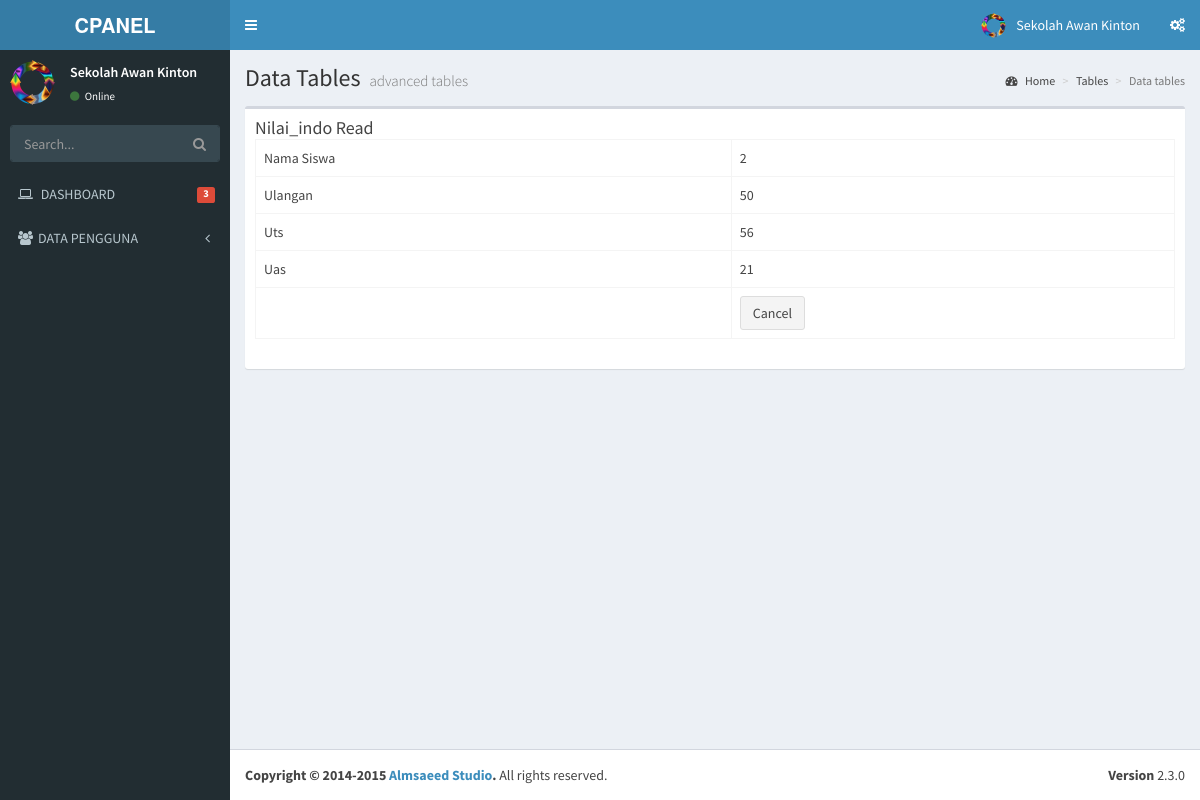
The page /nilai_indo/read/2 on the database its author committed.
### tables this page shows
CREATE TABLE `menu` (
  `id` int(11) NOT NULL,
  `name` varchar(50) NOT NULL,
  `link` varchar(50) NOT NULL,
  `icon` varchar(30) NOT NULL,
  `is_active` int(1) NOT NULL,
  `is_parent` int(1) NOT NULL
);

CREATE TABLE `nilai_indo` (
  `id` int(11) NOT NULL,
  `nama_siswa` varchar(50) NOT NULL,
  `ulangan` int(11) NOT NULL,
  `uts` int(11) NOT NULL,
  `uas` int(11) NOT NULL
);

### application/libraries/Template.php (called while the page is built)
<?php if ( ! defined('BASEPATH')) exit('No direct script access allowed');
class Template {
		var $template_data = array();
		function set($name, $value)
		{
			$this->template_data[$name] = $value;
		}
		function load($template = '', $view = '' , $view_data = array(), $return = FALSE)
		{
			$this->CI =& get_instance();
			$this->set('contents', $this->CI->load->view($view, $view_data, TRUE));
			return $this->CI->load->view($template, $this->template_data, $return);
		}
}

### application/controllers/Nilai_indo.php (called while the page is built, shortened)
<?php
class Nilai_indo extends CI_Controller
{
    public function read($id)
    {
        $row = $this->Nilai_indo_model->get_by_id($id);
        if ($row) {
            $data = array(
		'id' => $row->id,
		'nama_siswa' => $row->nama_siswa,
		'ulangan' => $row->ulangan,
		'uts' => $row->uts,
		'uas' => $row->uas,
	    );
            $this->template->load('template','nilai_indo_read', $data);
        } else {
            $this->session->set_flashdata('message', 'Record Not Found');
            redirect(site_url('nilai_indo'));
        }
    }
}

### index.php (called while the page is built, shortened)
<?php
require_once BASEPATH.'core/CodeIgniter.php';

### application/models/Nilai_indo_model.php (called while the page is built, shortened)
<?php
class Nilai_indo_model extends CI_Model
{
    public $table = 'nilai_indo';
    public $id = 'id';
    function get_by_id($id)
    {
        $this->db->where($this->id, $id);
        return $this->db->get($this->table)->row();
    }
}

### application/views/nilai_indo_read.php (the view)
       <section class='content'>
         <div class='row'>
           <div class='col-xs-12'>
             <div class='box'>
               <div class='box-header'>
               <h3 class='box-title'>Nilai_indo Read</h3>
       <table class="table table-bordered">
    <tr><td>Nama Siswa</td><td><?php echo $nama_siswa; ?></td></tr>
    <tr><td>Ulangan</td><td><?php echo $ulangan; ?></td></tr>
    <tr><td>Uts</td><td><?php echo $uts; ?></td></tr>
    <tr><td>Uas</td><td><?php echo $uas; ?></td></tr>
    <tr><td></td><td><a href="<?php echo site_url('nilai_indo') ?>" class="btn btn-default">Cancel</a></td></tr>
</table>
       </div>
             </div>
           </div>
         </div>
       </section>

### application/views/template.php (shortened to what this page needs)
<!DOCTYPE html>
<html>
    <head>
        <link rel="stylesheet" href="<?php echo base_url() ?>template/bootstrap/css/bootstrap.min.css">
        <link rel="stylesheet" href="<?php echo base_url() ?>template/font-awesome-4.4.0/css/font-awesome.min.css">
        <link rel="stylesheet" href="<?php echo base_url() ?>template/ionicons-2.0.1/css/ionicons.min.css">
        <link rel="stylesheet" href="<?php echo base_url() ?>template/plugins/datatables/dataTables.bootstrap.css">
        <link rel="stylesheet" href="<?php echo base_url() ?>template/dist/css/AdminLTE.min.css">
        <link rel="stylesheet" href="<?php echo base_url() ?>template/dist/css/skins/_all-skins.min.css">
    </head>
    <body class="hold-transition skin-blue sidebar-mini">
        <div class="wrapper">
            <header class="main-header">
                <a href="index2.html" class="logo">
                    <span class="logo-lg"><b>CPANEL</b></span>
                </a>
                <nav class="navbar navbar-static-top" role="navigation">
                    <a href="#" class="sidebar-toggle" data-toggle="offcanvas" role="button">
                    </a>
                    <div class="navbar-custom-menu">
                        <ul class="nav navbar-nav">
                            <li class="dropdown user user-menu">
                                <a href="#" class="dropdown-toggle" data-toggle="dropdown">
                                    <img src="<?php echo base_url()?>template/dist/img/logo.png" class="user-image" alt="User Image">
                                    <span class="hidden-xs">Sekolah Awan Kinton</span>
                                </a>
                            </li>
                            <li>
                                <a href="#" data-toggle="control-sidebar"><i class="fa fa-gears"></i></a>
                            </li>
                        </ul>
                    </div>
                </nav>
            </header>
            <aside class="main-sidebar">
                <section class="sidebar">
                    <div class="user-panel">
                        <div class="pull-left image">
                            <img src="<?php echo base_url()?>template/dist/img/logo.png" class="img-circle" alt="User Image">
                        </div>
                        <div class="pull-left info">
                            <p>Sekolah Awan Kinton</p>
                            <a href="#"><i class="fa fa-circle text-success"></i> Online</a>
                        </div>
                    </div>
                    <form action="#" method="get" class="sidebar-form">
                        <div class="input-group">
                            <input type="text" name="q" class="form-control" placeholder="Search...">
                            <span class="input-group-btn">
                                <button type="submit" name="search" id="search-btn" class="btn btn-flat"><i class="fa fa-search"></i></button>
                            </span>
                        </div>
                    </form>
                    <ul class="sidebar-menu">
                        <li>
                            <a href="<?php echo site_url('dashboard') ?>">
                                <i class="fa fa-laptop"></i> <span>DASHBOARD</span>
                                <small class="label pull-right bg-red">3</small>
                            </a>
                        </li>
                        <?php
                        $menu = $this->db->get_where('menu', array('is_parent' => 0,'is_active'=>1));
                        foreach ($menu->result() as $m) {
                            $submenu = $this->db->get_where('menu',array('is_parent'=>$m->id,'is_active'=>1));
                            if($submenu->num_rows()>0){
                                echo "<li class='treeview'>
                                    ".anchor('#',  "<i class='$m->icon'></i>".strtoupper($m->name).' <i class="fa fa-angle-left pull-right"></i>')."
                                        <ul class='treeview-menu'>";
                                   echo"</ul>
                                    </li>";
                            }else{
                                echo "<li>" . anchor($m->link, "<i class='$m->icon'></i> <span>" . strtoupper($m->name)) . "</span></li>";
                            }
                        }
                        ?>
                    </ul>
                </section>
            </aside>
            <div class="content-wrapper">
                <section class="content-header">
                    <h1>
                        Data Tables
                        <small>advanced tables</small>
                    </h1>
                    <ol class="breadcrumb">
                        <li><a href="#"><i class="fa fa-dashboard"></i> Home</a></li>
                        <li><a href="#">Tables</a></li>
                        <li class="active">Data tables</li>
                    </ol>
                </section>
                <?php
                echo $contents;
                ?>
            </div>
            <footer class="main-footer">
                <div class="pull-right hidden-xs">
                    <b>Version</b> 2.3.0
                </div>
                <strong>Copyright &copy; 2014-2015 <a href="http://almsaeedstudio.com">Almsaeed Studio</a>.</strong> All rights reserved.
            </footer>
        </div>
    </body>
</html>

### rows shown on the page
menu: icon+name "DATA PENGGUNA"
nilai_indo: nama_siswa "2", ulangan "50", uts "56", uas "21"
